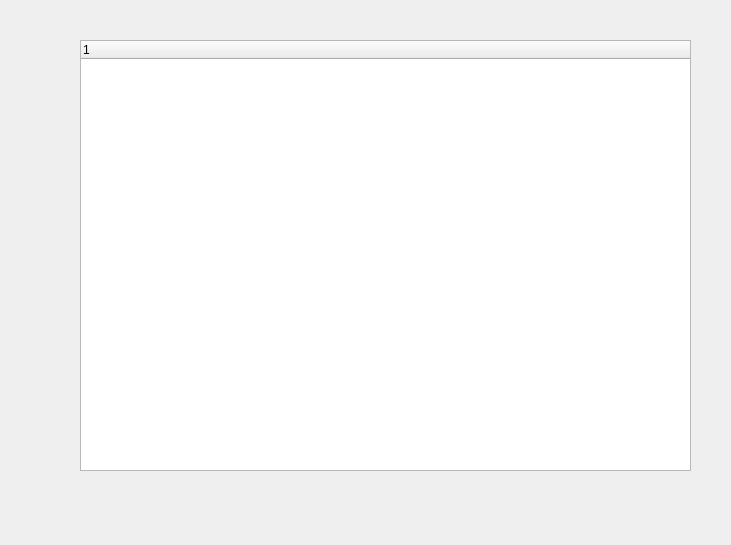
<?xml version="1.0" encoding="UTF-8"?>
<ui version="4.0">
 <class>Widget</class>
 <widget class="QWidget" name="Widget">
  <property name="geometry">
   <rect>
    <x>0</x>
    <y>0</y>
    <width>731</width>
    <height>545</height>
   </rect>
  </property>
  <property name="windowTitle">
   <string>Widget</string>
  </property>
  <widget class="QTreeWidget" name="treeWidget">
   <property name="geometry">
    <rect>
     <x>80</x>
     <y>40</y>
     <width>611</width>
     <height>431</height>
    </rect>
   </property>
   <column>
    <property name="text">
     <string notr="true">1</string>
    </property>
   </column>
  </widget>
 </widget>
 <layoutdefault spacing="6" margin="11"/>
 <resources/>
 <connections/>
</ui>
